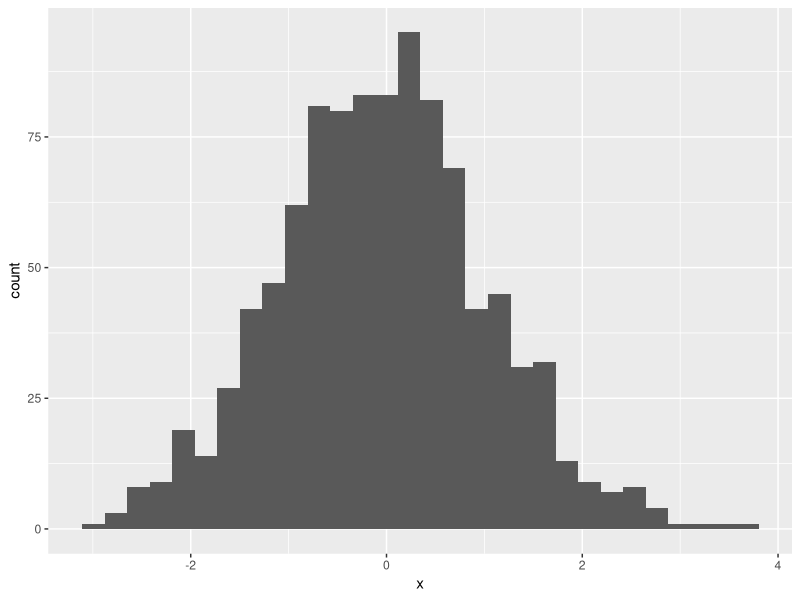
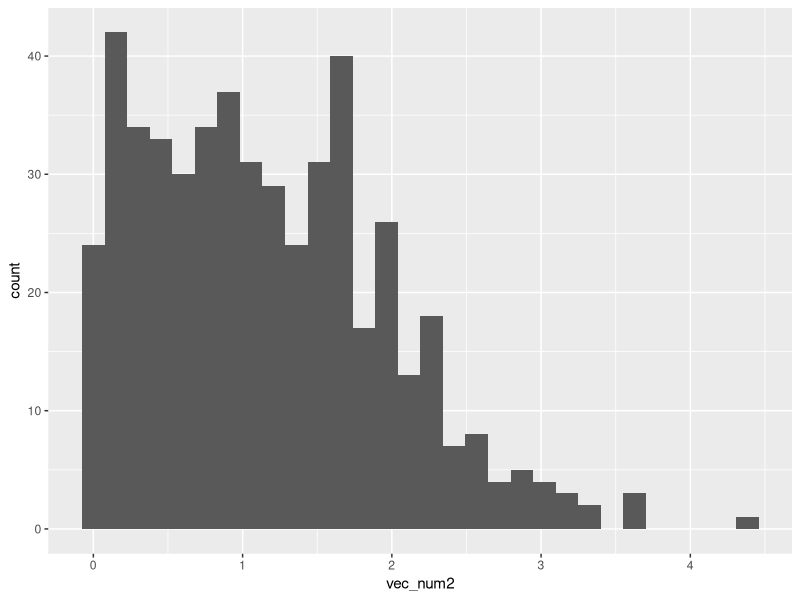
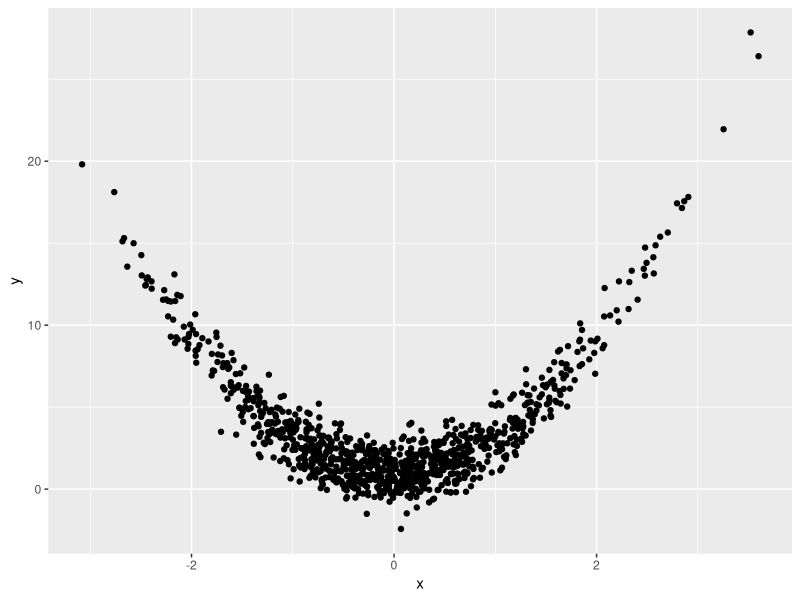

R code for these plots, in order:
## ---- chunk 1
library(tidyverse)
## ---- chunk 2
#This is a comment, but usually there is no need for this setup.
samp = rnorm(100)
length(samp)
## ---- chunk 3
plot_df = 
  tibble(
    x = rnorm(n = 1000),
    y = 1 + 2*x^2 + rnorm(n = 1000)
  )
plot_df

ggplot(plot_df, aes(x = x)) + geom_histogram()

gpp = ggplot(plot_df,aes(x = x, y = y)) + geom_point()

ggsave("scatter_plot.pdf", heigh = 4, width = 6)
## ---- chunk 4
example_df = #need to fill the entire dataframe -- 5:18 wouldn't work bc 10 empty rows
    tibble( #tibble is a function
      vec_numeric = rnorm(n = 500, mean = 1),
      vec_logical = vec_numeric > 0,
      vec_num2 = abs(vec_numeric),
    )
ggplot(example_df, aes(x = vec_num2)) + geom_histogram()
round(median(pull(example_df, vec_num2)), 2)
